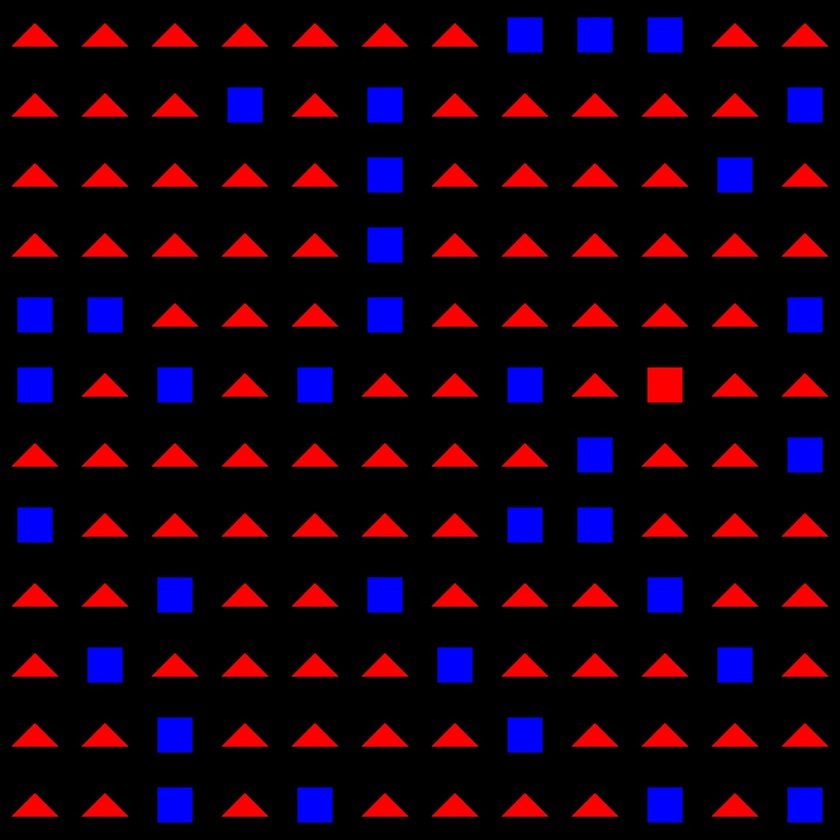
#> input picture HW2/mul.jpg, 840 x 840 px, shrunk from 1440 x 1440 before the run
$ python -i ComplexCells.py   (imports and definitions only)   (older library calls are emulated)
#> lines starting #> are read from the running program, lines starting #| are printed output that depends on the picture; after the words box and inside, x2 and y2 are one past the last pixel; in counts of white or black regions, pixels touching at a corner belong together
import numpy as np
import cv2

def get_corners(img):
#     find continous contours and then its mean
#     so the mean of the intersection will come out tobe the corner
    corners = []
    image, contours, hierarchy = cv2.findContours(img,cv2.RETR_TREE,cv2.CHAIN_APPROX_SIMPLE)
    for i in range(len(contours)):
        corners.append(np.mean(contours[i].reshape(-1,2), axis=0))

    return corners

def filter_triangles(img, gabor_sigma):
    kernel = np.ones((5,5),np.uint8)

    g_kernel1 = cv2.getGaborKernel((31, 31), gabor_sigma, 1*np.pi/4, 2, 0.5, 0, ktype=cv2.CV_32F) #gabor filter
    filtered_img1 = cv2.filter2D(img, cv2.CV_8UC3, g_kernel1) # apply filter
    filtered_img1 = cv2.dilate(filtered_img1,kernel,iterations = 2) # dilate the filtered image to make it continous reduces patches in the filtered image
    filtered_img1 = cv2.erode(filtered_img1,kernel,iterations = 2) # erode to decrease the thickness which gets increased due to dilate
    blur = cv2.GaussianBlur(filtered_img1,(5,5),0)
    ret3,th1 = cv2.threshold(blur,180,255,cv2.THRESH_BINARY) #take threshhold

    g_kernel2 = cv2.getGaborKernel((31, 31), gabor_sigma, 2*np.pi/4, 2, 0.5, 0, ktype=cv2.CV_32F)
    filtered_img2 = cv2.filter2D(img, cv2.CV_8UC3, g_kernel2)
    filtered_img2 = cv2.dilate(filtered_img2,kernel,iterations = 2)
    filtered_img2 = cv2.erode(filtered_img2,kernel,iterations = 2)
    blur = cv2.GaussianBlur(filtered_img2,(5,5),0)
    ret3,th2 = cv2.threshold(blur,180,255,cv2.THRESH_BINARY)

    g_kernel3 = cv2.getGaborKernel((31, 31), gabor_sigma, 3*np.pi/4, 2, 0.5, 0, ktype=cv2.CV_32F)
    filtered_img3 = cv2.filter2D(img, cv2.CV_8UC3, g_kernel3)
    filtered_img3 = cv2.dilate(filtered_img3,kernel,iterations = 2)
    filtered_img3 = cv2.erode(filtered_img3,kernel,iterations = 2)
    blur = cv2.GaussianBlur(filtered_img3,(5,5),0)
    ret3,th3 = cv2.threshold(blur,180,255,cv2.THRESH_BINARY)

    ftc1 = 255*np.uint8(th1*th2) #gives right corner
    ftc2 = 255*np.uint8(th2*th3) #gives left corner
    ftc3 = 255*np.uint8(th3*th1) #gives top corner

    return [ftc1, ftc2, ftc3]

def filter_squares(img, gabor_sigma):
    kernel = np.ones((5,5),np.uint8)

    g_kernel1 = cv2.getGaborKernel((31, 31), gabor_sigma, 0*np.pi/3, 2, 0.5, 0, ktype=cv2.CV_32F)
    filtered_img1 = cv2.filter2D(img, cv2.CV_8UC3, g_kernel1)
    filtered_img1 = cv2.dilate(filtered_img1,kernel,iterations = 2)
    filtered_img1 = cv2.erode(filtered_img1,kernel,iterations = 2)
    blur = cv2.GaussianBlur(filtered_img1,(5,5),0)
    ret3,th1 = cv2.threshold(blur,180,255,cv2.THRESH_BINARY)

    g_kernel2 = cv2.getGaborKernel((31, 31), gabor_sigma, 2*np.pi/4, 2, 0.5, 0, ktype=cv2.CV_32F)
    filtered_img2 = cv2.filter2D(img, cv2.CV_8UC3, g_kernel2)
    filtered_img2 = cv2.dilate(filtered_img2,kernel,iterations = 2)
    filtered_img2 = cv2.erode(filtered_img2,kernel,iterations = 2)
    blur = cv2.GaussianBlur(filtered_img2,(5,5),0)
    ret3,th2 = cv2.threshold(blur,180,255,cv2.THRESH_BINARY)

    fs = 255*np.uint8(th1*th2) # to get corners

    return fs

# [46 lines left out: functions get_triangles_centroid, get_squares_centroid, not called in this run]

def detect_triangle(img):
    ft = filter_triangles(img, 2)

    for i in range(3):
#         if any of the corner doesn't exist implies not a triagle
        c = np.asarray(np.nonzero(ft[i]))
        if c.shape[1] == 0:
            flag = 0
        else:
            flag = 1

    return flag

def detect_square(img):
    fs = filter_squares(img, 2)

    corners = get_corners(fs)

#     if corners = 4 implies square

    if len(corners) == 4:
        flag = 1
    else:
        flag = 0

    return flag

def classify(img):
#     returns 0 for square and 1 for triangle and 2 for anything else
    img_gs = np.uint8(np.mean(img, axis=2))
    ret3,th1 = cv2.threshold(img_gs,0,255,cv2.THRESH_BINARY+cv2.THRESH_OTSU)

    if detect_square(th1):
        return int(0)
    elif detect_triangle(th1):
        return int(1)
    else:
        return int(2)

>>> import cv2
>>> picture = cv2.imread('mul.jpg')
#> picture is the input picture: shape (840, 840, 3); mean B, G, R 16, 0.9, 22.5
>>> result = classify(picture)
#> in classify, `ret3,th1 = cv2.threshold(img_gs,0,255,cv2.THRESH_BINARY+cv2.THRESH_OTSU)`:
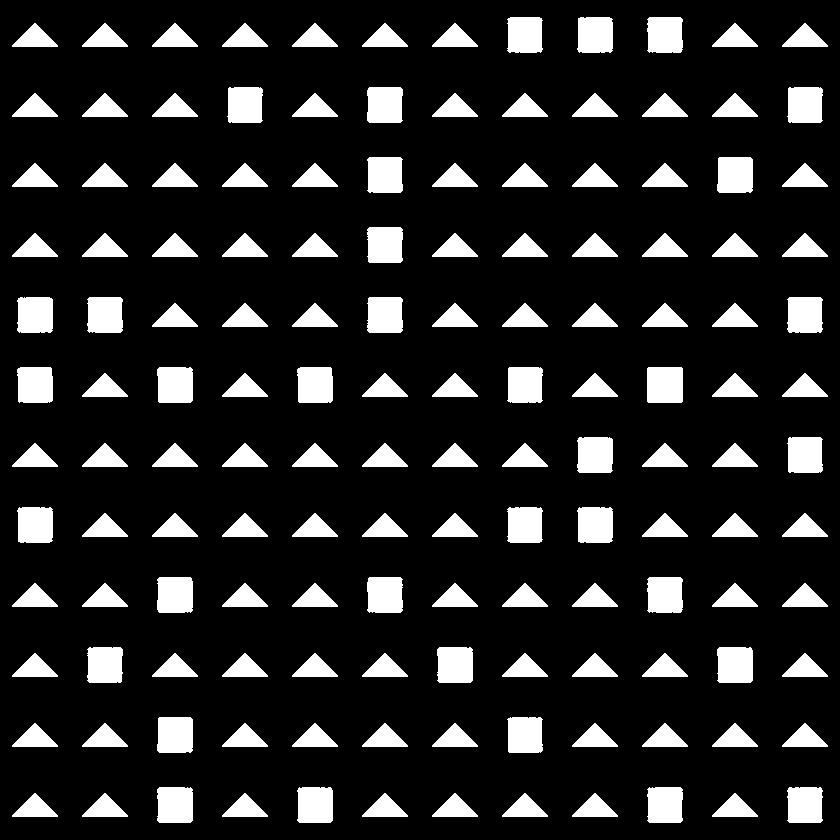
#> th1: shape (840, 840); 15.4% white; 144 white regions, largest, box (x1, y1, x2, y2) and area: (647, 367, 683, 403) 1292, (437, 647, 473, 683) 1260, (157, 787, 193, 823) 1259
#> in classify, `ret3,th1 = cv2.threshold(img_gs,0,255,cv2.THRESH_BINARY+cv2.THRESH_OTSU)`: ret3 = 40
#> in filter_squares, `ret3,th1 = cv2.threshold(blur,180,255,cv2.THRESH_BINARY)`: th1: shape (840, 840); 1.9% white; 81 white regions (11 under 20 px), largest, box (x1, y1, x2, y2) and area: (112, 645, 125, 685) 267, (15, 293, 27, 336) 256, (224, 85, 233, 126) 255
#> in filter_squares, `filtered_img2 = cv2.erode(filtered_img2,kernel,iterations = 2)`:
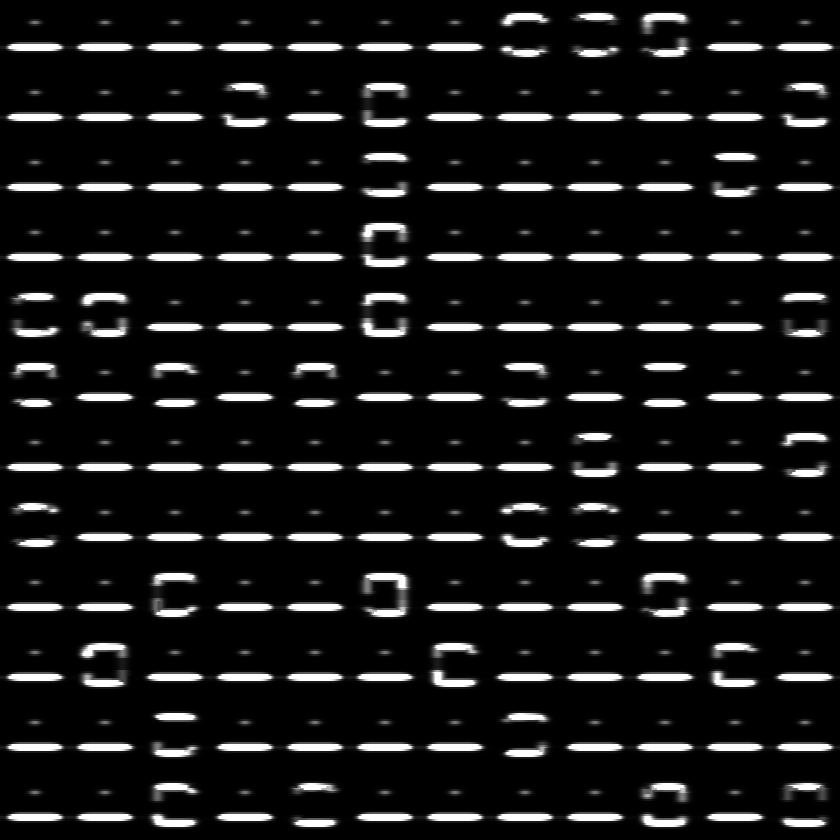
#> filtered_img2: shape (840, 840); min 0, max 255, mean 25
#> in filter_squares, `ret3,th2 = cv2.threshold(blur,180,255,cv2.THRESH_BINARY)`: th2: shape (840, 840); 7.1% white; 184 white regions (3 under 20 px), largest, box (x1, y1, x2, y2) and area: (9, 44, 61, 51) 320, (79, 44, 131, 51) 320, (149, 44, 201, 51) 320
#> in filter_squares, `fs = 255*np.uint8(th1*th2)`:
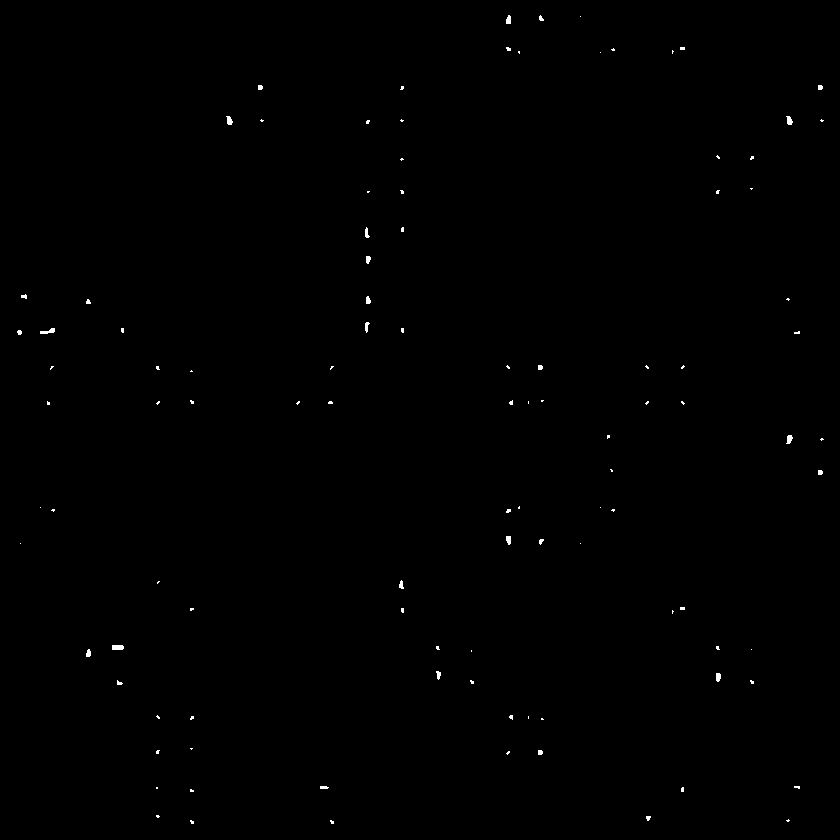
#> fs: shape (840, 840); 0.22% white; 107 white regions (82 under 20 px)
#> in get_corners, `image, contours, hierarchy = cv2.findContours(img,cv2.RETR_TREE,cv2.CH..`: contours = 107 contours, 94 with area under 20; largest, box (x1, y1, x2, y2) and area: (112, 645, 124, 650) 43, (40, 328, 55, 334) 34, (786, 435, 793, 444) 31, (786, 116, 793, 125) 31, (226, 116, 233, 125) 31
#> the loop in get_corners, `for i in range(len(contours)):` made 107 passes
#> after the loop in get_corners, `for i in range(len(contours)):`: corners = 107 pairs, first value 18.89 to 821.5, second value 16 to 821.4
#> in filter_triangles, `kernel = np.ones((5,5),np.uint8)`: kernel = [[1, 1, 1, 1, 1], [1, 1, 1, 1, 1], [1, 1, 1, 1, 1], [1, 1, 1, 1, 1], [1, 1, 1, 1, 1]]
#> in filter_triangles, `filtered_img1 = cv2.dilate(filtered_img1,kernel,iterations = 2)`:
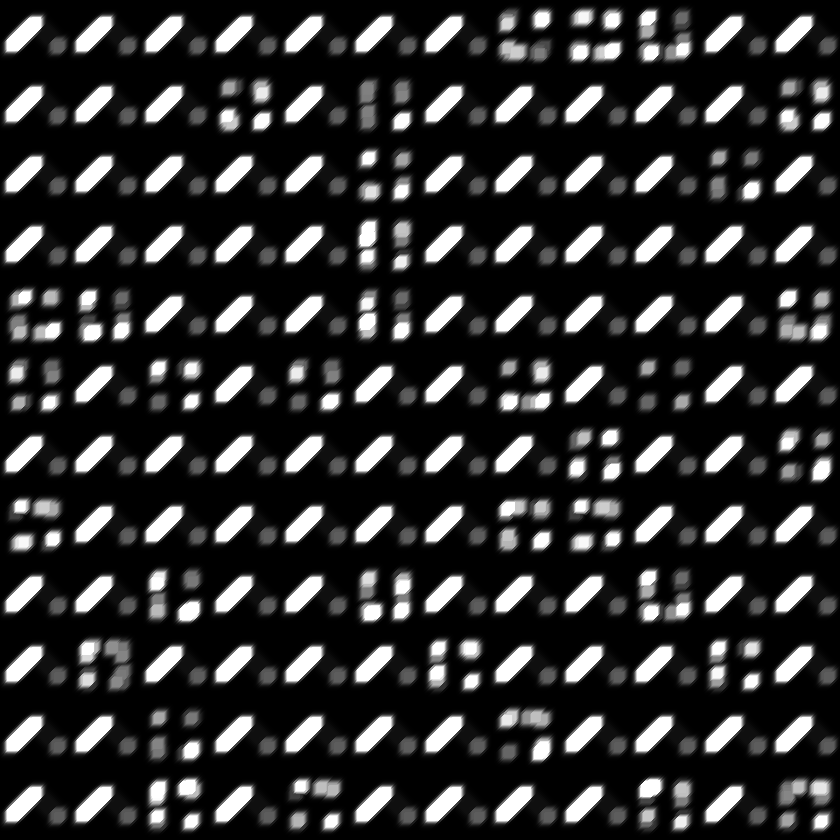
#> filtered_img1: shape (840, 840); min 0, max 255, mean 48.4
#> in filter_triangles, `ret3,th1 = cv2.threshold(blur,180,255,cv2.THRESH_BINARY)`: th1: shape (840, 840); 2.7% white; 185 white regions (43 under 20 px), largest, box (x1, y1, x2, y2) and area: (11, 21, 37, 47) 164, (81, 21, 107, 47) 164, (151, 21, 177, 47) 164
#> in filter_triangles, `filtered_img3 = cv2.dilate(filtered_img3,kernel,iterations = 2)`:
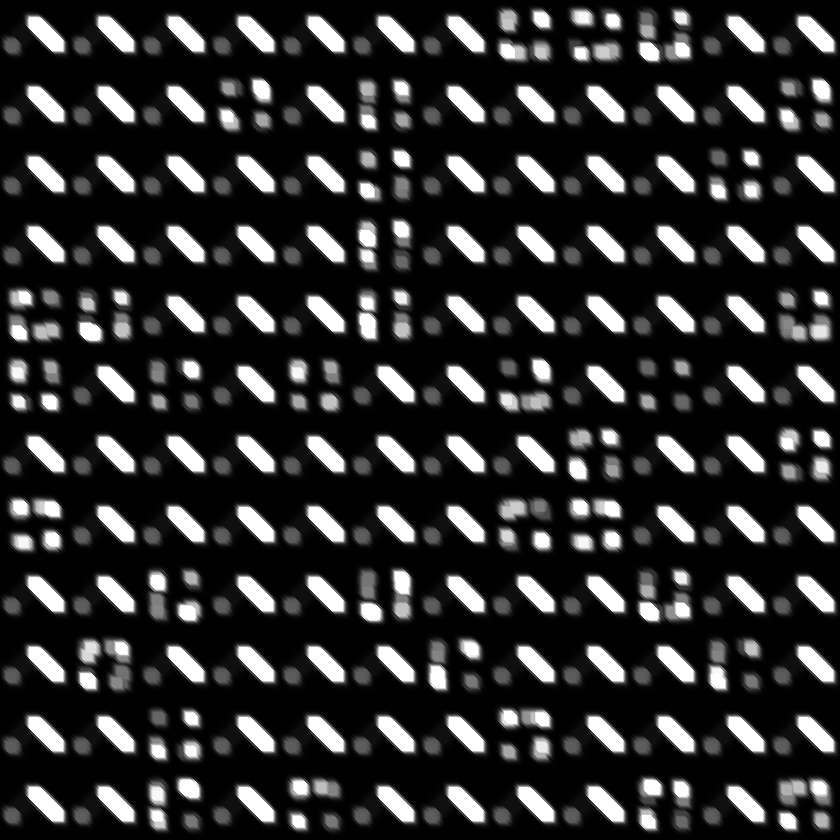
#> filtered_img3: shape (840, 840); min 0, max 255, mean 48.5
#> in filter_triangles, `ret3,th3 = cv2.threshold(blur,180,255,cv2.THRESH_BINARY)`: th3: shape (840, 840); 2.8% white; 183 white regions (39 under 20 px), largest, box (x1, y1, x2, y2) and area: (33, 21, 59, 47) 164, (103, 21, 129, 47) 164, (173, 21, 199, 47) 164
#> in filter_triangles, `ftc1 = 255*np.uint8(th1*th2)`: ftc1: shape (840, 840); 0.28% white in thin lines or dots
#> in filter_triangles, `ftc2 = 255*np.uint8(th2*th3)`: ftc2: shape (840, 840); 0.29% white in thin lines or dots
#> in filter_triangles, `ftc3 = 255*np.uint8(th3*th1)`:
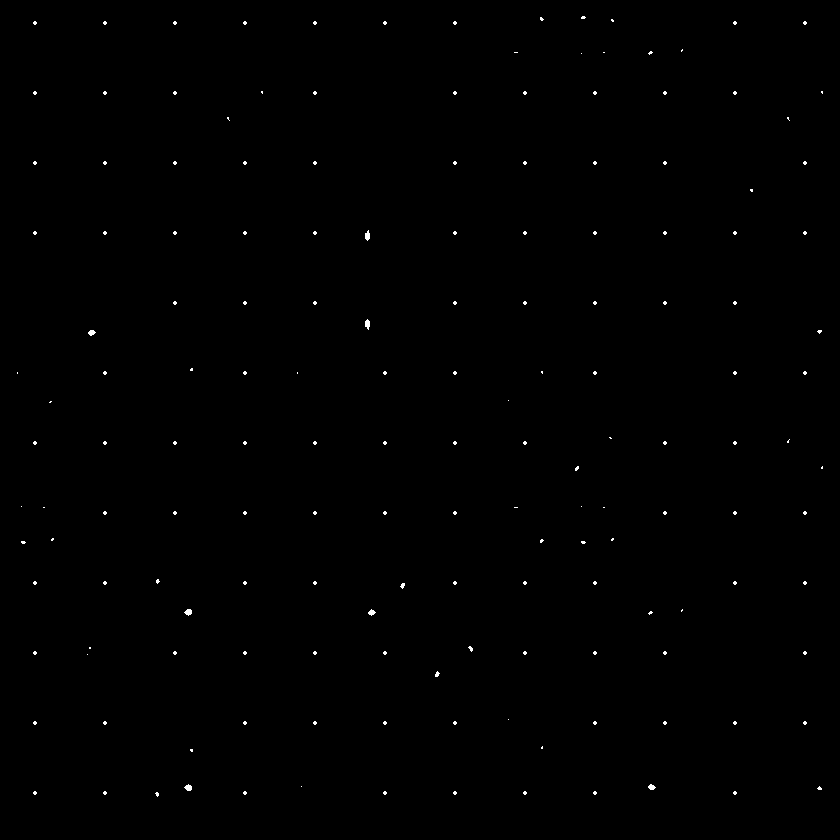
#> ftc3: shape (840, 840); 0.27% white in thin lines or dots, all inside (x1, y1, x2, y2) = (17, 16, 823, 797)
#> in detect_triangle, `ft = filter_triangles(img, 2)`: ft = 3 items
#> result = 1
